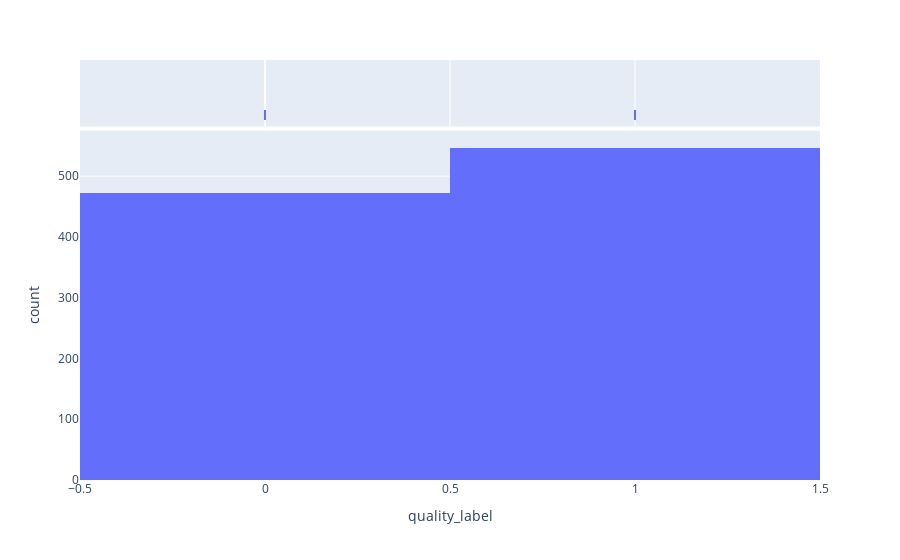

Notebook cell for this chart:
### Code cell
fig = px.histogram(df, x="quality_label", marginal="rug", # can be `box`, `violin`
                         hover_data=df.columns)
fig.show()

### Figure 1 — Plotly figure (JSON) as saved in the notebook; plotly's stock layout.template omitted (floating-point values rounded to 4 significant figures; data arrays with more than 128 entries replaced by an {"elided": "..."} marker saying what was removed)
{"data": [{"alignmentgroup": "True", "bingroup": "x", "hovertemplate": "quality_label=%{x}<br>count=%{y}<extra></extra>", "legendgroup": "", "marker": {"color": "#636efa", "pattern": {"shape": ""}}, "name": "", "offsetgroup": "", "orientation": "v", "showlegend": false, "type": "histogram", "x": {"elided": "1018 int values"}, "xaxis": "x", "yaxis": "y"}, {"alignmentgroup": "True", "boxpoints": "all", "customdata": {"elided": "1018x12 float values"}, "fillcolor": "rgba(255,255,255,0)", "hoveron": "points", "hovertemplate": "quality_label=%{x}<br>fixed acidity=%{customdata[0]}<br>volatile acidity=%{customdata[1]}<br>citric acid=%{customdata[2]}<br>residual sugar=%{customdata[3]}<br>chlorides=%{customdata[4]}<br>free sulfur dioxide=%{customdata[5]}<br>total sulfur dioxide=%{customdata[6]}<br>density=%{customdata[7]}<br>pH=%{customdata[8]}<br>sulphates=%{customdata[9]}<br>alcohol=%{customdata[10]}<br>quality=%{customdata[11]}<extra></extra>", "jitter": 0, "legendgroup": "", "line": {"color": "rgba(255,255,255,0)"}, "marker": {"color": "#636efa", "symbol": "line-ns-open"}, "name": "", "offsetgroup": "", "showlegend": false, "type": "box", "x": {"elided": "1018 int values"}, "xaxis": "x2", "yaxis": "y2"}], "layout": {"barmode": "relative", "legend": {"tracegroupgap": 0}, "margin": {"t": 60}, "xaxis": {"anchor": "y", "domain": [0, 1], "title": {"text": "quality_label"}}, "xaxis2": {"anchor": "y2", "domain": [0, 1], "matches": "x", "showgrid": true, "showticklabels": false}, "yaxis": {"anchor": "x", "domain": [0, 0.8316], "title": {"text": "count"}}, "yaxis2": {"anchor": "x2", "domain": [0.8416, 1], "matches": "y2", "showgrid": false, "showline": false, "showticklabels": false, "ticks": ""}}}
